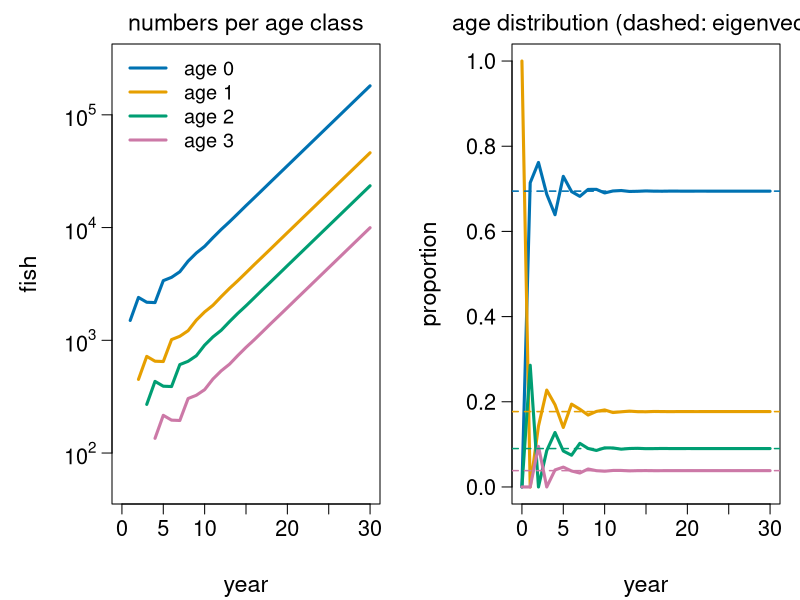
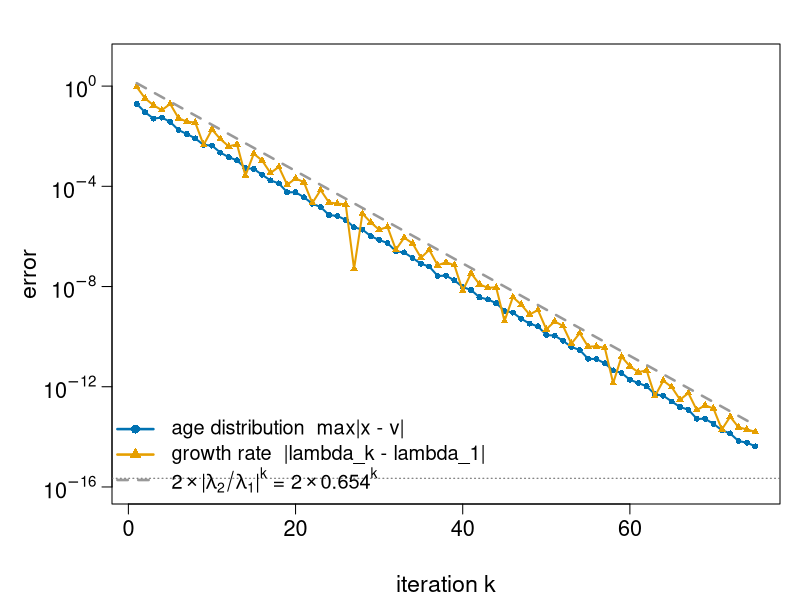
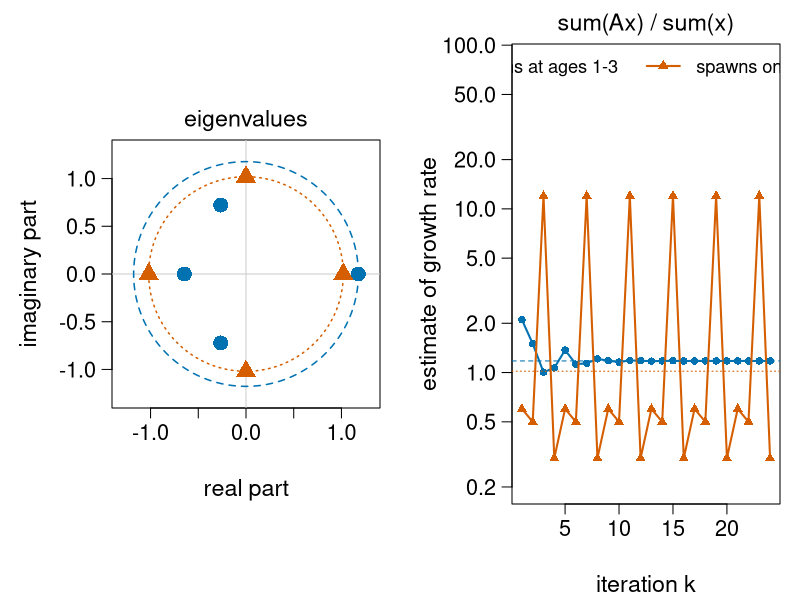
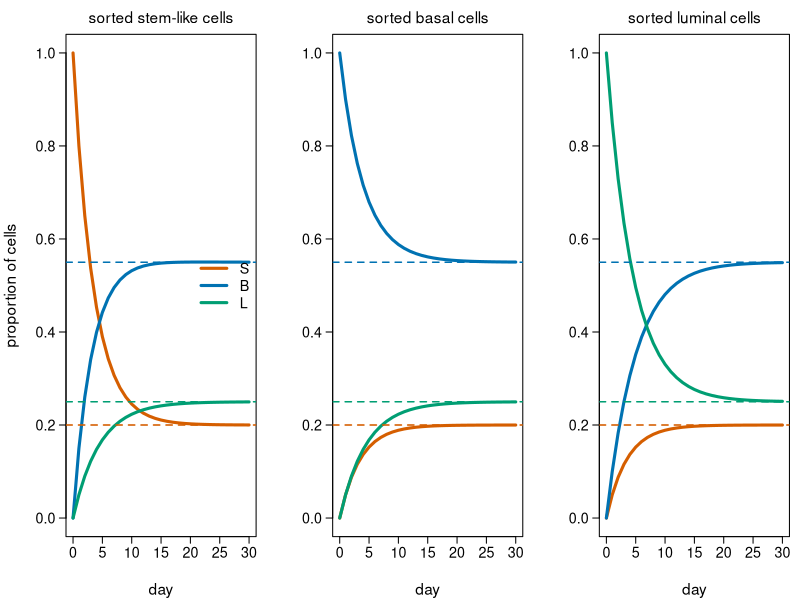
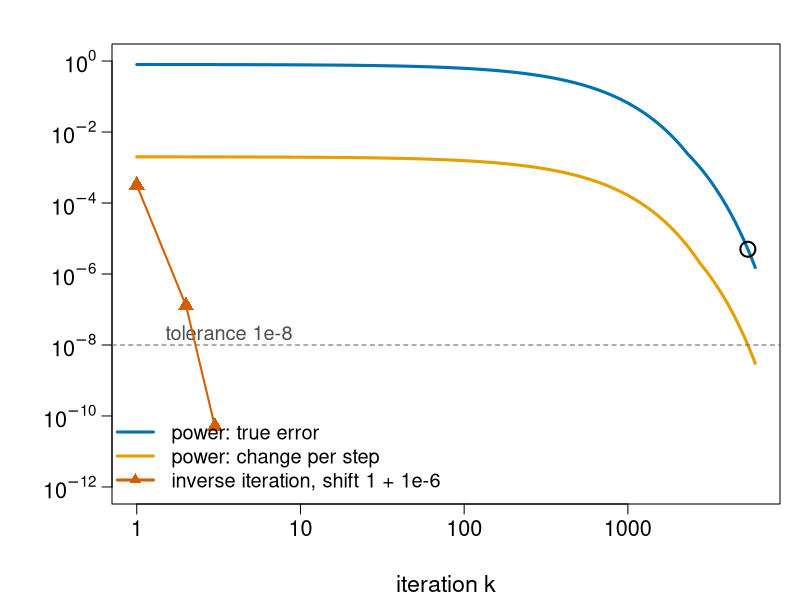
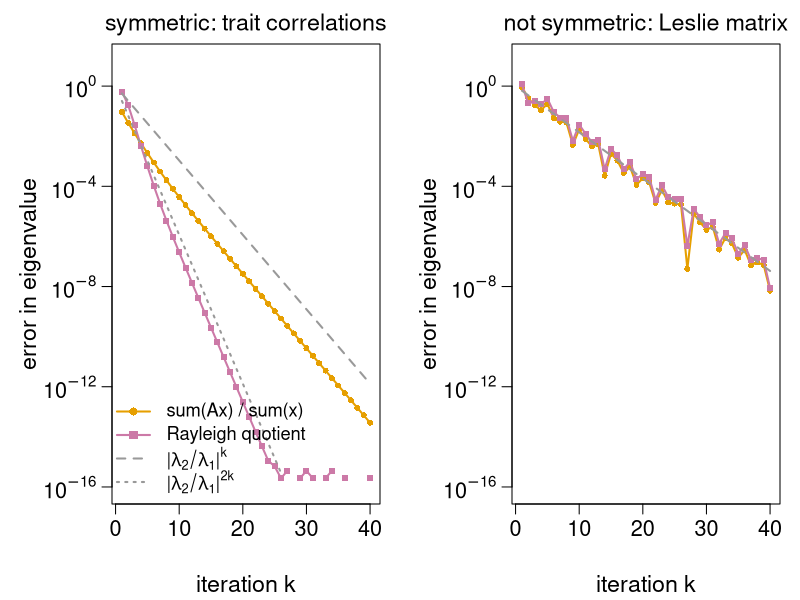

Write the R code that produced these figures, in order.
# Figures for the power-iteration/ unit ("Power iteration and friends").
#
# Re-run by hand from this folder (it is NOT run by `quarto render`):
#   cd power-iteration && Rscript make-power-iteration-figs.R
#
# Base R graphics only (grDevices::svg). Colours are Okabe-Ito (colour-blind safe).
# Makes:
#   fig01-stocked-lake.svg   a stocked fish population projected with the Leslie matrix
#   fig02-power-error.svg    power iteration error vs iteration, against |lambda2/lambda1|^k
#   fig03-semelparous.svg    eigenvalues and growth estimates: iteroparous vs semelparous fish
#   fig04-cell-states.svg    cell-state proportions from three sorted starting populations
#   fig05-slow-chain.svg     slow-switching chain: true error, change per step, inverse iteration
#   fig06-rayleigh.svg       eigenvalue error: sum ratio vs Rayleigh quotient, symmetric and not

oi <- c(orange = "#E69F00", sky = "#56B4E9", green = "#009E73",
        yellow = "#F0E442", blue = "#0072B2", red = "#D55E00",
        purple = "#CC79A7", grey = "#999999")
agecol <- oi[c("blue", "orange", "green", "purple")]

fig <- function(file, w = 9, h = 5.2, expr) {
  svg(file, width = w, height = h)
  par(mar = c(4.8, 5.6, 2.2, 1), las = 1, mgp = c(3.6, 0.8, 0),
      cex.lab = 1.4, cex.axis = 1.3, cex.main = 1.4)
  expr
  dev.off()
}
logaxis <- function(side, at) {
  axis(side, at = 10^at, labels = parse(text = paste0("10^", at)))
}

## ---- running examples (same numbers as on the slides) ----------------------

L <- matrix(0, 4, 4)
L[1, ] <- c(0, 1.5, 4, 5)                  # offspring per fish of each age
L[cbind(2:4, 1:3)] <- c(0.3, 0.6, 0.5)     # survival to the next age
Ls <- L; Ls[1, ] <- c(0, 0, 0, 12)         # semelparous: spawn once at age 3
evL <- eigen(L)
lam1 <- Re(evL$values[1])
vL <- Re(evL$vectors[, 1]); vL <- vL / sum(vL)
rho <- Mod(evL$values[2]) / lam1

P <- matrix(c(0.80, 0.15, 0.05,
              0.05, 0.90, 0.05,
              0.05, 0.10, 0.85), 3, byrow = TRUE)
Pslow <- diag(3) + 0.01 * (P - diag(3))
piP <- c(0.2, 0.55, 0.25)

C <- matrix(c(1.0, 0.4, 0.3,
              0.4, 1.0, 0.2,
              0.3, 0.2, 1.0), 3)

## ---- fig01: stocked lake ----------------------------------------------------

fig("fig01-stocked-lake.svg", w = 11, h = 4.8, expr = {
  par(mfrow = c(1, 2))
  T <- 30
  N <- matrix(0, T + 1, 4); N[1, ] <- c(0, 1000, 0, 0)
  for (t in 1:T) N[t + 1, ] <- L %*% N[t, ]
  Nl <- N; Nl[Nl == 0] <- NA
  matplot(0:T, Nl, type = "l", lty = 1, lwd = 3, col = agecol, log = "y",
          xlab = "year", ylab = "fish", yaxt = "n", ylim = c(50, 3e5))
  logaxis(2, 2:5)
  legend("topleft", c("age 0", "age 1", "age 2", "age 3"), col = agecol,
         lwd = 3, bty = "n", cex = 1.2)
  title("numbers per age class", font.main = 1)
  prop <- N / rowSums(N)
  matplot(0:T, prop, type = "l", lty = 1, lwd = 3, col = agecol,
          xlab = "year", ylab = "proportion", ylim = c(0, 1))
  abline(h = vL, col = agecol, lty = 2, lwd = 1.5)
  title("age distribution (dashed: eigenvector)", font.main = 1)
})

## ---- fig02: power iteration error -------------------------------------------

fig("fig02-power-error.svg", w = 9, h = 5.2, expr = {
  K <- 75
  x <- c(0, 1, 0, 0); errl <- errx <- numeric(K)
  for (k in 1:K) {
    y <- drop(L %*% x); lam <- sum(y)
    errl[k] <- abs(lam - lam1)
    x <- y / lam
    errx[k] <- max(abs(x - vL))
  }
  errl[errl == 0] <- NA; errx[errx == 0] <- NA
  plot(1:K, errx, log = "y", type = "o", pch = 16, cex = 0.8, lwd = 2,
       col = oi["blue"], ylim = c(1e-16, 10), yaxt = "n",
       xlab = "iteration k", ylab = "error")
  logaxis(2, seq(-16, 0, by = 4))
  lines(1:K, errl, type = "o", pch = 17, cex = 0.8, lwd = 2, col = oi["orange"])
  lines(1:K, 2 * rho^(1:K), lty = 2, lwd = 2.5, col = oi["grey"])
  abline(h = .Machine$double.eps, lty = 3, col = "grey40")
  legend("bottomleft", c("age distribution  max|x - v|",
                         "growth rate  |lambda_k - lambda_1|",
                         expression(2 %*% "|" * lambda[2] / lambda[1] * "|"^k * " = " * 2 %*% 0.654^k)),
         col = oi[c("blue", "orange", "grey")], lwd = 2.5, lty = c(1, 1, 2),
         pch = c(16, 17, NA), bty = "n", cex = 1.2)
})

## ---- fig03: semelparous ------------------------------------------------------

fig("fig03-semelparous.svg", w = 11, h = 4.8, expr = {
  par(mfrow = c(1, 2))
  par(mar = c(4.8, 5.6, 2.2, 1), pty = "s")
  th <- seq(0, 2 * pi, length.out = 200)
  plot(NA, xlim = c(-1.3, 1.3), ylim = c(-1.3, 1.3), asp = 1,
       xlab = "real part", ylab = "imaginary part")
  abline(h = 0, v = 0, col = "grey80")
  lines(lam1 * cos(th), lam1 * sin(th), col = oi["blue"], lty = 2, lwd = 1.5)
  lam_s <- Mod(eigen(Ls)$values[1])
  lines(lam_s * cos(th), lam_s * sin(th), col = oi["red"], lty = 3, lwd = 1.5)
  ev <- evL$values; points(Re(ev), Im(ev), pch = 16, cex = 2, col = oi["blue"])
  ev <- eigen(Ls)$values; points(Re(ev), Im(ev), pch = 17, cex = 2, col = oi["red"])
  title("eigenvalues", font.main = 1)
  par(pty = "m")
  K <- 24
  est <- function(A) {
    x <- c(0, 1, 0, 0); e <- numeric(K)
    for (k in 1:K) { y <- drop(A %*% x); e[k] <- sum(y) / sum(x); x <- y / sum(y) }
    e
  }
  plot(1:K, est(L), type = "o", pch = 16, lwd = 2, col = oi["blue"], log = "y",
       ylim = c(0.2, 80), xlab = "iteration k", ylab = "estimate of growth rate")
  lines(1:K, est(Ls), type = "o", pch = 17, lwd = 2, col = oi["red"])
  abline(h = c(lam1, lam_s), lty = c(2, 3), col = oi[c("blue", "red")])
  legend("top", c("spawns at ages 1-3", "spawns once, at age 3"), ncol = 2,
         pch = c(16, 17), lwd = 2, col = oi[c("blue", "red")], bty = "n", cex = 1.1)
  title("sum(Ax) / sum(x)", font.main = 1)
})

## ---- fig04: cell states -----------------------------------------------------

fig("fig04-cell-states.svg", w = 11, h = 4.2, expr = {
  par(mfrow = c(1, 3), mar = c(4.8, 5, 2.6, 0.8))
  stcol <- oi[c("red", "blue", "green")]
  D <- 30
  for (s in 1:3) {
    p <- matrix(0, D + 1, 3); p[1, s] <- 1
    for (d in 1:D) p[d + 1, ] <- p[d, ] %*% P
    matplot(0:D, p, type = "l", lty = 1, lwd = 3, col = stcol, ylim = c(0, 1),
            xlab = "day", ylab = if (s == 1) "proportion of cells" else "")
    abline(h = piP, col = stcol, lty = 2, lwd = 1.5)
    title(paste("sorted", c("stem-like", "basal", "luminal")[s], "cells"),
          font.main = 1)
    if (s == 1) legend("right", c("S", "B", "L"), col = stcol, lwd = 3,
                       bty = "n", cex = 1.3)
  }
})

## ---- fig05: slow chain --------------------------------------------------------

fig("fig05-slow-chain.svg", w = 9, h = 5.2, expr = {
  K <- 6000
  p <- c(1, 0, 0); err <- ch <- numeric(K)
  for (k in 1:K) {
    pn <- drop(p %*% Pslow); ch[k] <- max(abs(pn - p)); p <- pn
    err[k] <- max(abs(p - piP))
  }
  # inverse iteration, shift 1 + 1e-6
  M <- t(Pslow) - (1 + 1e-6) * diag(3); x <- c(1, 0, 0); ierr <- numeric(3)
  for (k in 1:3) { y <- solve(M, x); x <- y / sum(y); ierr[k] <- max(abs(x - piP)) }
  plot(1:K, err, type = "l", log = "xy", lwd = 3, col = oi["blue"],
       ylim = c(1e-12, 1), xaxt = "n", yaxt = "n",
       xlab = "iteration k", ylab = "")
  axis(1, at = 10^(0:3), labels = c(1, 10, 100, 1000))
  logaxis(2, seq(-12, 0, by = 2))
  lines(1:K, ch, lwd = 3, col = oi["orange"])
  abline(h = 1e-8, lty = 2, col = "grey40")
  text(1.5, 2.2e-8, "tolerance 1e-8", adj = 0, cex = 1.2, col = "grey30")
  k_stop <- which(ch < 1e-8)[1]
  points(k_stop, err[k_stop], pch = 1, cex = 2, lwd = 2)
  points(1:3, ierr, type = "o", pch = 17, cex = 1.6, lwd = 2, col = oi["red"])
  legend("bottomleft", c("power: true error", "power: change per step",
                         "inverse iteration, shift 1 + 1e-6"),
         col = oi[c("blue", "orange", "red")], lwd = 3, pch = c(NA, NA, 17),
         bty = "n", cex = 1.2)
})

## ---- fig06: Rayleigh quotient -------------------------------------------------

fig("fig06-rayleigh.svg", w = 11, h = 4.8, expr = {
  par(mfrow = c(1, 2))
  run <- function(A, x, l1, K) {
    e1 <- e2 <- numeric(K)
    for (k in 1:K) {
      y <- drop(A %*% x)
      e1[k] <- abs(sum(y) / sum(x) - l1)
      e2[k] <- abs(sum(x * y) / sum(x * x) - l1)
      x <- y / sqrt(sum(y^2))
    }
    e1[e1 == 0] <- NA; e2[e2 == 0] <- NA
    cbind(e1, e2)
  }
  panel <- function(E, r, main, squared = TRUE) {
    K <- nrow(E)
    plot(1:K, E[, 1], log = "y", type = "o", pch = 16, cex = 0.8, lwd = 2,
         col = oi["orange"], ylim = c(1e-16, 10), yaxt = "n",
         xlab = "iteration k", ylab = "error in eigenvalue")
    logaxis(2, seq(-16, 0, by = 4))
    lines(1:K, E[, 2], type = "o", pch = 15, cex = 0.8, lwd = 2, col = oi["purple"])
    lines(1:K, r^(1:K), lty = 2, lwd = 2, col = oi["grey"])
    r2 <- r^(2 * (1:K)); r2[r2 < 1e-16] <- NA
    if (squared) lines(1:K, r2, lty = 3, lwd = 2, col = oi["grey"])
    title(main, font.main = 1)
  }
  l1 <- eigen(C)$values[1]
  panel(run(C, c(1, 0, 0), l1, 40), eigen(C)$values[2] / l1,
        "symmetric: trait correlations")
  legend("bottomleft", c("sum(Ax) / sum(x)", "Rayleigh quotient",
                         expression("|" * lambda[2] / lambda[1] * "|"^k),
                         expression("|" * lambda[2] / lambda[1] * "|"^{2 * k})),
         col = oi[c("orange", "purple", "grey", "grey")], lwd = 2,
         lty = c(1, 1, 2, 3), pch = c(16, 15, NA, NA), bty = "n", cex = 1.1)
  panel(run(L, c(0, 1, 0, 0), lam1, 40), rho, "not symmetric: Leslie matrix",
        squared = FALSE)
})
